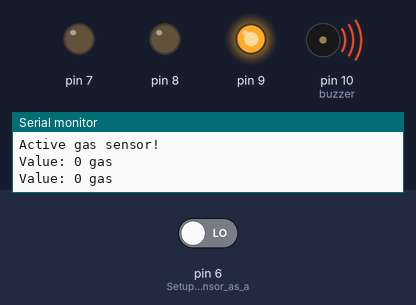
Simulated run of this sketch. Board: Arduino Uno, built with avr-gcc and run on an emulated ATmega328P. On the bench: output pins drawn as LEDs (lit = HIGH), buzzer (waves = sounding), the last lines printed to the serial monitor. The inputs (shaded band) are chosen by the test bench; at power-on: pin 6 (Setup_the_gas_sensor_as_a) LOW.

Above: at 2.7 s.
2.8 s: pin 6 (Setup_the_gas_sensor_as_a) driven HIGH
At 3.9 s:
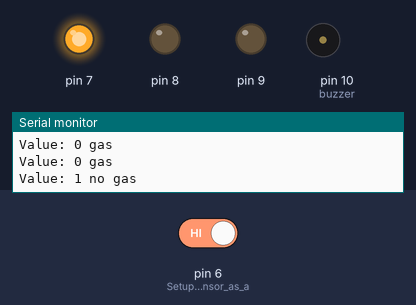
5.0 s: pin 6 (Setup_the_gas_sensor_as_a) driven LOW
At 6.3 s:
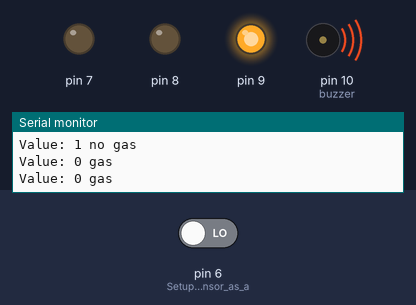
Timing chart, 0 to 8.0 s (numbered marks = the images above; inputs shaded):
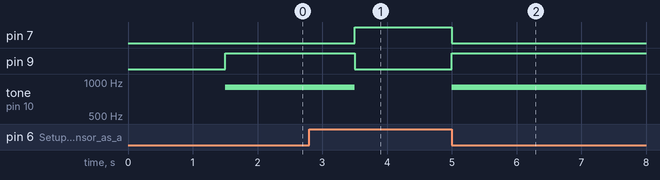

Measured:
- after the input at 2.8 s, pin 7: LOW → HIGH after 0.70 s; pin 9: HIGH → LOW after 0.70 s; tone on pin 10 (buzzer): 900 Hz → silent after 0.70 s
- after the input at 5.0 s, pin 7: HIGH → LOW at once; pin 9: LOW → HIGH at once; tone on pin 10 (buzzer): silent → 900 Hz at once

The sketch:

senzor_gas_MQ5_digital.ino
```cpp
//#define gasSens A1 // Setting the Output of MQ5 to Analog 1 pin of ARDUINO board
int gas = 0 ;// A variable required for storing the values from the sensor
int buzzer = 10;

void setup() {

  Serial.begin(9600);// Starting serial communication

  pinMode(6, INPUT); // Setup the gas sensor as an input
  pinMode(9, OUTPUT);
  pinMode(8, OUTPUT);
  pinMode(7, OUTPUT);

  Serial.println("Active gas sensor!");//Printing this message on the serial monitor
  delay(1500);// 1,5 seconds delay in between the readings

}

void loop() {

  int gas = digitalRead(6);// Reading the data received from the MQ-5 and storing it in a variable

  //Setting up the limits for gas detection

  if (gas == 1) //Printing a message if there is a gas leak
  {

    Serial.print("Value: ");
    Serial.print(gas);//Printing the value obtained from the gas sensor
    Serial.println(" no gas");//Message
    digitalWrite(7, HIGH);
    digitalWrite(9, LOW);
    noTone(buzzer);
    delay(500); //0,5 seconds delay until the next message will show up

  }
  else if (gas == 0 )
  {

    Serial.print("Value: ");
    Serial.print(gas);//Value recieved from the gas sensor
    Serial.println(" gas");
    digitalWrite(9, HIGH);
    digitalWrite(7, LOW);
    tone(buzzer, 900);
    delay(1000);
  }

}
```
